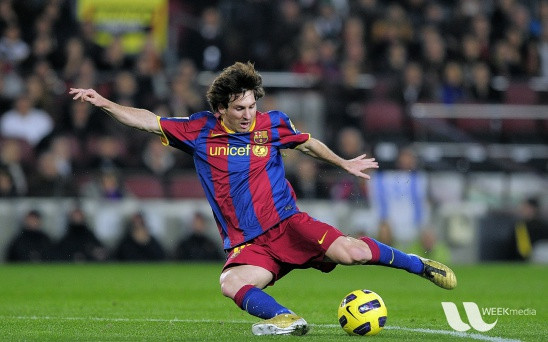
#> input picture Lab5/messi5.jpg, 548 x 342 px, found by its file name
$ jupyter execute pdi26__lab5__funcoes_cores.ipynb
#> lines starting #> are read from the running program, lines starting #| are printed output that depends on the picture; after the words box and inside, x2 and y2 are one past the last pixel; in counts of white or black regions, pixels touching at a corner belong together
# **MCZA018 – Processamento Digital de Imagens**

### **Laboratório 5 – Cores em Imagens e Vídeo**

### Este arquivo fornece códigos de funções úteis e necessárias para executar os roteiros das **(3) Atividades Práticas Experimentais** do Lab.5 - Cores em Imagens e Video, fornecido no arquivo pdi26__Lab5_img_colors_.pdf.

### 2. Pré-requisitos

* Python 3.x, NumPy, OpenCV e Matplotlib.
* Imagens coloridas `.png` ou `.jpg` de alta qualidade.

---

### 3. Atividades Práticas Experimentais

### 3.1. Correção de Ponto Branco (White Point Correction - 4.1.11)

A correção de ponto branco ajusta a iluminação para que objetos brancos pareçam brancos sob diferentes fontes de luz. Usaremos a transformação de von Kries:
$C_{new} = C_{old} \cdot (W_{target} / W_{source})$.

[cell 1]
import cv2
import numpy as np
import matplotlib.pyplot as plt

def white_point_correction(img, sourcewp, targetwp):
    # img escala [0, 1]
    corrected = img * (targetwp / sourcewp)
    return np.clip(corrected, 0, 1)

[cell 2]
from google.colab import drive
drive.mount('/content/drive', force_remount=True)

[cell 3]
# Exemplo: Corrigindo de uma luz quente (amarelada) para D65 (luz do dia)
img = cv2.imread('/content/drive/MyDrive/PDI-2026/Lab5/messi5.jpg')
#> img is the input picture: shape (342, 548, 3); mean B, G, R 72.4, 86, 82.2
img_rgb = cv2.cvtColor(img, cv2.COLOR_BGR2RGB) /255.0
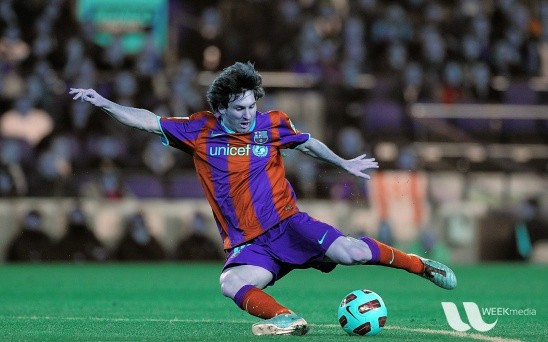
#> img_rgb: shape (342, 548, 3) float64; mean B, G, R 0.322, 0.337, 0.284

# Simplificação: canais R, G, B
source_wp = np.array([0.8, 0.8, 0.5])
target_wp = np.array([1.0, 1.0, 1.0])
corrected_img = white_point_correction(img_rgb, source_wp, target_wp)
#> in white_point_correction, `corrected = img * (targetwp / sourcewp)`:
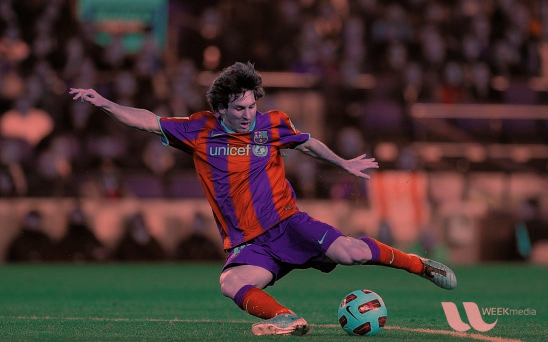
#> corrected: shape (342, 548, 3) float64; mean B, G, R 0.403, 0.422, 0.568; drawn with min black and max white
#> in white_point_correction, `return np.clip(corrected, 0, 1)`:
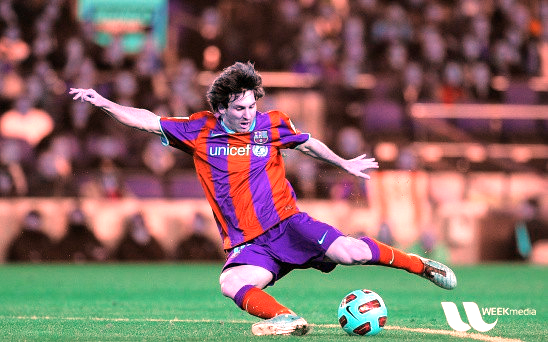
#> returned value: shape (342, 548, 3) float64; mean of channels 0, 1, 2 0.401, 0.42, 0.527; drawn as B, G, R

# Mostra a imagem corrigida
plt.figure(figsize=(15, 8))

plt.subplot(1, 2, 1) # 1 row, 2 columns, first plot
plt.imshow(img_rgb) # Display the original image (normalized)
plt.title('Imagem Original RGB')
plt.axis('off')

plt.subplot(1, 2, 2) # 1 row, 2 columns, second plot
plt.imshow(corrected_img)
plt.title('Imagem Corrigida (White Point)')
plt.axis('off')

plt.show()
#> figure, not shown here; B, G, R data is drawn as R, G, B
#> `img_xyz = cv2.cvtColor(img_rgb_float32, cv2.COLOR_RGB2XYZ)`: img_xyz: shape (342, 548, 3) float32; mean of channels 0, 1, 2 0.305, 0.33, 0.316

### 3.2. Transformação XYZ para RGB e Correção Gama (4.1.12 e 4.1.13)

O espaço $XYZ$ é independente de dispositivo, mas para exibição em monitores, precisamos converter para $RGB$ e aplicar a lei de potência (Gama).

[cell 4]
def xyz_to_rgb_gamma(xyz_img):
    # Matriz de conversão linear XYZ para RGB (exemplo para D65)
    matrix = np.array([[3.2406, -1.5372, -0.4986],
                       [-0.9689, 1.8758, 0.0415],
                       [0.0557, -0.2040, 1.0570]])

    rgb_linear = xyz_img @ matrix.T
#> rgb_linear: shape (342, 548, 3) float64; mean of channels 0, 1, 2 0.322, 0.337, 0.284
    rgb_linear = np.clip(rgb_linear, 0, 1)
#> rgb_linear: shape (342, 548, 3) float64; mean of channels 0, 1, 2 0.322, 0.337, 0.284

    # Correção Gama (4.1.13): sRGB standard
    # Aproximação: C = 1.055 * L^(1/2.4) - 0.055
    gamma_corrected = np.where(rgb_linear <= 0.0031308,
                               12.92 * rgb_linear,
                               1.055 * np.power(rgb_linear, 1/2.4) - 0.055)
#> gamma_corrected: shape (342, 548, 3) float64; mean of channels 0, 1, 2 0.571, 0.581, 0.541
    return gamma_corrected

[cell 5]
# APLICANDO A CORREÇÃO GAMA EM UMA IMAGEM

# É necessário ter a imagem RGB no formato correto para a conversão.
# Como `img_rgb` foi obtida de `cv2.cvtColor(img_bgr, cv2.COLOR_BGR2RGB) / 255.0`,
# ela já está no formato RGB e normalizada.
# A função cvtColor do OpenCV, que converte de RGB para XYZ,
# espera valores float32 e valores entre 0 e 1 para tipos CV_32F.

img_rgb_float32 = img_rgb.astype(np.float32)
img_xyz = cv2.cvtColor(img_rgb_float32, cv2.COLOR_RGB2XYZ)

# Aplicando a funcao xyz_to_rgb_gamma :
gamma_corrected_xyz_to_rgb = xyz_to_rgb_gamma(img_xyz)

plt.figure(figsize=(15, 8))

plt.subplot(1, 2, 1)
plt.imshow(img_rgb)
plt.title('Imagem Original RGB')
plt.axis('off')

plt.subplot(1, 2, 2)
plt.imshow(gamma_corrected_xyz_to_rgb)
plt.title('Imagem apos XYZ to RGB com a Correção Gama')
plt.axis('off')

plt.show()
#> figure, not shown here; B, G, R data is drawn as R, G, B

### 3.3. O Modelo CIELAB ($L^*a^*b^*$) (4.1.14)

Este modelo é projetado para ser perceptualmente uniforme. $L^*$ representa a luminosidade, enquanto $a^*$ e $b^*$ são as dimensões de oponência de cor.

* **Tarefa:** Utilize `cv2.cvtColor(img, cv2.COLOR_BGR2Lab)` e visualize os canais separadamente para identificar como a informação de brilho é isolada da cor.

### 3.4. Cores Dependentes de Câmera: HSV e sRGB (4.2.3)

O $HSV$ (Hue, Saturation, Value) é uma transformação não linear do $RGB$ que facilita a segmentação de objetos por cor, independente da intensidade luminosa.

Diferente do RGB, onde uma cor "azul" pode ter valores muito diferentes dependendo do brilho, no HSV o azul está concentrado em uma faixa específica do canal **H** (Hue).

[cell 6]
# Segmentação simples usando HSV
# Observe a geração da máscara azul com a função inRange()

hsv = cv2.cvtColor((img*255).astype(np.uint8), cv2.COLOR_RGB2HSV)
#> hsv: shape (342, 548, 3); mean H, S, V 96, 54.2, 194.6
lower_blue = np.array([100, 50, 50])
upper_blue = np.array([130, 255, 255])
mask = cv2.inRange(hsv, lower_blue, upper_blue)
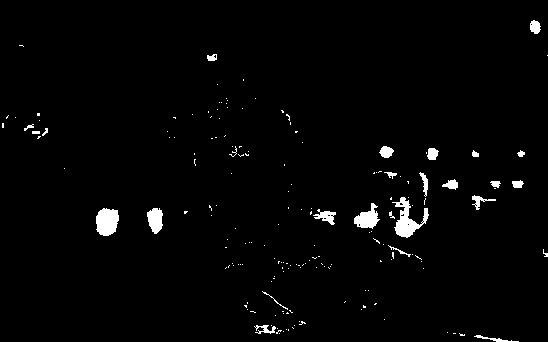
#> mask: shape (342, 548); 2% white; 176 white regions (150 under 20 px), largest, box (x1, y1, x2, y2) and area: (392, 197, 429, 238) 600, (96, 208, 119, 236) 515, (354, 203, 380, 229) 366

**Exemplo prático de segmentação pela cor no Espaço HSV**

Execute o exemplo abaixo para a cor VERDE.

[cell 7]
def segmentar_por_cor(img_bgr):
    # 1. Converter para HSV
    hsv = cv2.cvtColor(img_bgr, cv2.COLOR_BGR2HSV)
#> hsv: shape (342, 548, 3); mean H, S, V 82.9, 87.9, 100.4

    # 2. Definir o intervalo da cor desejada (Exemplo: Verde)
    # No OpenCV: H vai de 0 a 179, S e V de 0 a 255
    verde_baixo = np.array([35, 50, 50])
    verde_alto = np.array([85, 255, 255])

    # 3. Criar uma máscara binária
    mask = cv2.inRange(hsv, verde_baixo, verde_alto)
#> mask: shape (342, 548); 20.2% white; 62 white regions (53 under 20 px), largest, box (x1, y1, x2, y2) and area: (0, 240, 548, 342) 36869, (96, 16, 148, 27) 300, (92, 30, 114, 48) 169

    # 4. Aplicar a máscara na imagem original
    resultado = cv2.bitwise_and(img_bgr, img_bgr, mask=mask)

    return mask, resultado

[cell 8]
# Apresentação das etapas
# Obs. assumindo que a imagem 'img_bgr' já foi previamente gerada:
if 'img' in locals() and img is not None:
    mask_hsv, segmented_object_hsv = segmentar_por_cor(img)

    plt.figure(figsize=(15, 5))

    plt.subplot(1, 3, 1)
    plt.imshow(cv2.cvtColor(img, cv2.COLOR_BGR2RGB))
    plt.title('Imagem Original')
    plt.axis('off')

    plt.subplot(1, 3, 2)
    plt.imshow(mask_hsv, cmap='gray')
    plt.title('HSV Mask (Green)')
    plt.axis('off')

    plt.subplot(1, 3, 3)
    plt.imshow(cv2.cvtColor(segmented_object_hsv, cv2.COLOR_BGR2RGB))
    plt.title('Objecto Segmentado (HSV)')
    plt.axis('off')

    plt.show()
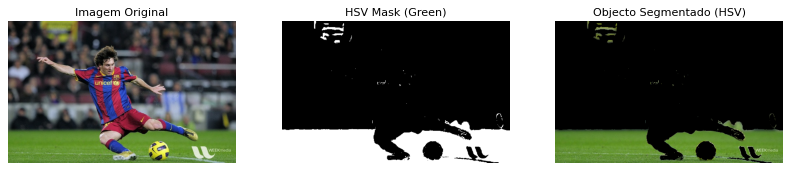
#> figure drawn by matplotlib, 3 panels
else:
    print("Error: 'img_bgr' is not defined. Please ensure the image is loaded first.")

### 3.5. Modelo $YCbCr$ (4.3.4)

Essencial para compressão de vídeo (MPEG, JPEG). Ele separa a Luminância ($Y$) da Crominância ($Cb$ e $Cr$).

A transformação padrão (BT.601) segue:

$$Y = 0.299R + 0.587G + 0.114B$$

$$Cb = 0.564(B - Y)$$

$$Cr = 0.713(R - Y)$$

[cell 9]
def rgb_to_ycbcr(rgb_img):
    # Coeficientes do livro (Seção 4.3.4)
    transform_mat = np.array([[0.299, 0.587, 0.114],
                              [-0.1687, -0.3313, 0.5],
                              [0.5, -0.4187, -0.0813]])
    # Ajuste de offset para Cb e Cr (normalmente 128 em 8 bits)
    ycbcr = rgb_img @ transform_mat.T
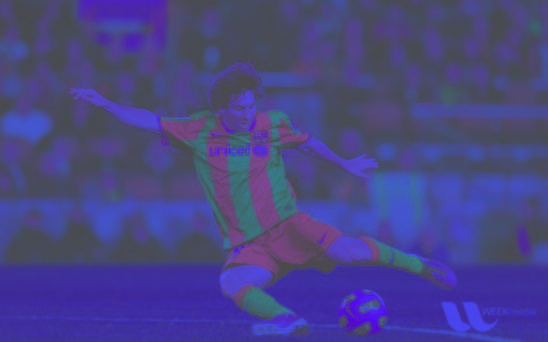
#> ycbcr: shape (342, 548, 3) float64; mean B, G, R 0.327, -0.0242, -0.00326; drawn with min black and max white
    ycbcr[:,:,1:] += 0.5
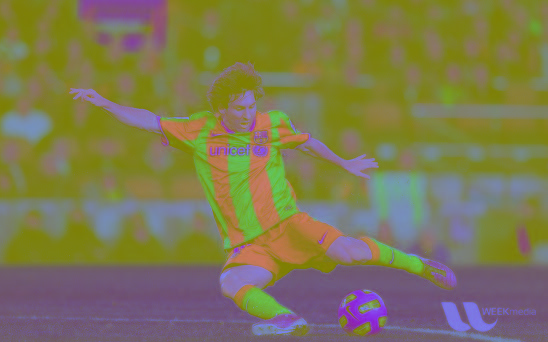
#> ycbcr: shape (342, 548, 3) float64; mean B, G, R 0.327, 0.476, 0.497
    return np.clip(ycbcr, 0, 1)

[cell 10]
# Apresentação dos canais Y, Cb, Cr:
# Obs. assumindo que a imagem 'img_rgb' já foi previamente gerada:
if 'img_rgb' in locals() and img_rgb is not None:
    # Aplicar a função rgb_to_ycbcr
    ycbcr_img = rgb_to_ycbcr(img_rgb)

    # Separar os canais Y, Cb e Cr
    Y_channel = ycbcr_img[:, :, 0]
    Cb_channel = ycbcr_img[:, :, 1]
    Cr_channel = ycbcr_img[:, :, 2]

    # Plotar a imagem original e os canais separados
    plt.figure(figsize=(18, 5))

    plt.subplot(1, 4, 1)
    plt.imshow(img_rgb)
    plt.title('Imagem RGB Original')
    plt.axis('off')

    plt.subplot(1, 4, 2)
    plt.imshow(Y_channel, cmap='gray')
    plt.title('Y Channel (Luminancia)')
    plt.axis('off')

    plt.subplot(1, 4, 3)
    plt.imshow(Cb_channel, cmap='RdBu') # Red-Blue para Cb
    plt.title('Cb Crominancia (Blue-Yellow)')
    plt.axis('off')

    plt.subplot(1, 4, 4)
    plt.imshow(Cr_channel, cmap='PiYG') # Pink-Yellow-Green para Cr
    plt.title('Cr Crominancia (Red-Green)')
    plt.axis('off')

    plt.show()
#> figure, not shown here; B, G, R data is drawn as R, G, B
else:
    print("Erro: 'img_rgb' não está definida. Por favor, carregue a imagem RGB primeiro.")

### Visualização de Decomposição de Cores dos canais **$L^*a^*b^*$** e **$YCbCr$**

[cell 11]
import cv2
import numpy as np
import matplotlib.pyplot as plt

def plot_color_decomposition(img_path):
    # Carregar imagem original (BGR) e converter para RGB para o Matplotlib
#> called with img_path = 'messi5.jpg'
    bgr = cv2.imread(img_path)
    if bgr is None:
        print("Erro ao carregar a imagem.")
        return
    rgb = cv2.cvtColor(bgr, cv2.COLOR_BGR2RGB)

    # 1. Transformação para LAB (Seção 4.1.14)
    lab = cv2.cvtColor(bgr, cv2.COLOR_BGR2Lab)
#> lab: shape (342, 548, 3); mean of channels 0, 1, 2 91, 125.6, 135
    l_chan, a_chan, b_chan = cv2.split(lab)
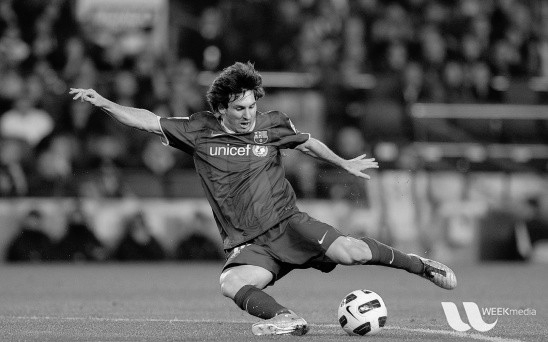
#> l_chan: shape (342, 548); min 0, max 254, mean 91
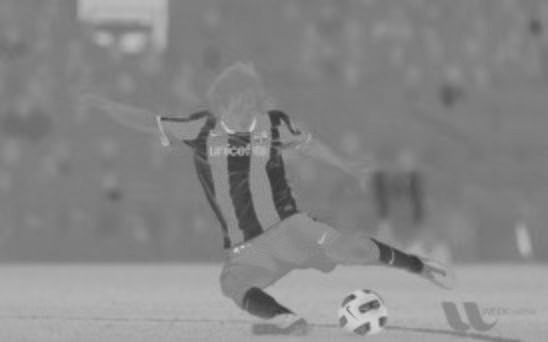
#> b_chan: shape (342, 548); min 53, max 212, mean 135

    # 2. Transformação para YCbCr (Seção 4.3.4)
    ycbcr = cv2.cvtColor(bgr, cv2.COLOR_BGR2YCrCb) # OpenCV usa YCrCb por padrão
#> ycbcr: shape (342, 548, 3); mean of channels 0, 1, 2 83.3, 127.2, 121.8
    y_chan, cr_chan, cb_chan = cv2.split(ycbcr)

    # Configuração do Plot
    fig, axes = plt.subplots(3, 3, figsize=(15, 12))
    plt.subplots_adjust(wspace=0.3, hspace=0.3)

    # Linha 1: Original e Espaço LAB
    axes[0, 0].imshow(rgb)
    axes[0, 0].set_title("Original (RGB)")
    axes[0, 1].imshow(l_chan, cmap='gray')
    axes[0, 1].set_title("LAB: Canal L* (Luminosidade)")
    axes[0, 2].imshow(a_chan, cmap='RdYlGn_r') # Red-Green para o eixo 'a'
    axes[0, 2].set_title("LAB: Canal a* (Verde-Vermelho)")

    # Linha 2: Continuação LAB e Espaço YCbCr
    axes[1, 0].imshow(b_chan, cmap='YlGnBu_r') # Yellow-Blue para o eixo 'b'
    axes[1, 0].set_title("LAB: Canal b* (Azul-Amarelo)")
    axes[1, 1].imshow(y_chan, cmap='gray')
    axes[1, 1].set_title("YCbCr: Canal Y (Luma)")
    axes[1, 2].imshow(cb_chan, cmap='jet')
    axes[1, 2].set_title("YCbCr: Canal Cb (Crominância Azul)")

    # Linha 3: Canal Cr e histogramas para análise
    axes[2, 0].imshow(cr_chan, cmap='jet')
    axes[2, 0].set_title("YCbCr: Canal Cr (Crominância Vermelha)")

    # Histograma de Luminância para comparar L* vs Y
    axes[2, 1].hist(l_chan.ravel(), bins=256, color='black', alpha=0.5, label='L*')
    axes[2, 1].hist(y_chan.ravel(), bins=256, color='blue', alpha=0.3, label='Y')
    axes[2, 1].set_title("Histograma: L* (LAB) vs Y (YCbCr)")
    axes[2, 1].legend()

    # Desativar eixos para as imagens
    for i in range(3):
        for j in range(3):
            if not (i == 2 and j == 1):
                axes[i, j].axis('off')

    plt.show()
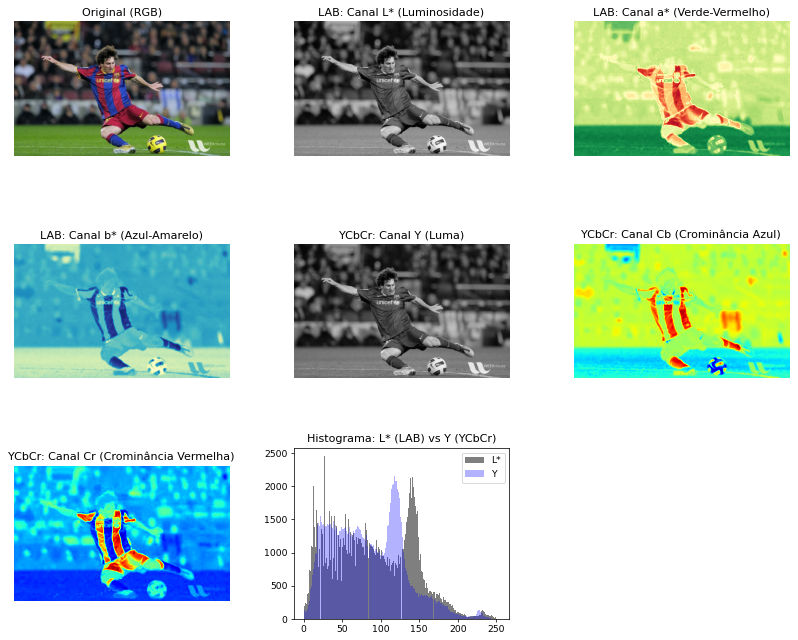
#> figure drawn by matplotlib, 8 panels; panel 8: tallest bar 2456 high, from x = 26.79 to 27.78; panel 8: tallest bar 2224 high, from x = 116.6 to 117.6

$ run again, with Lab5/foto1.jpg copied over Lab5/messi5.jpg
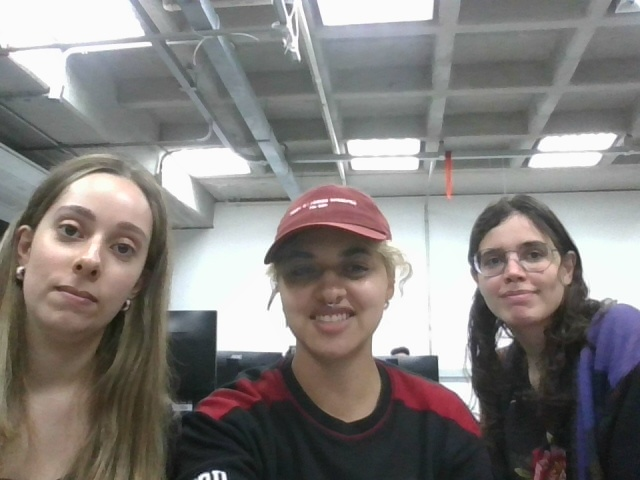
#> input picture Lab5/foto1.jpg, 640 x 480 px, found by its file name
#> img is the input picture: shape (480, 640, 3); mean B, G, R 124.4, 126.6, 130.5
#> img_xyz: shape (480, 640, 3) float32; mean of channels 0, 1, 2 0.477, 0.499, 0.533
#> gamma_corrected: shape (480, 640, 3) float64; mean of channels 0, 1, 2 0.714, 0.703, 0.696
#> `mask = cv2.inRange(hsv, lower_blue, upper_blue)`:
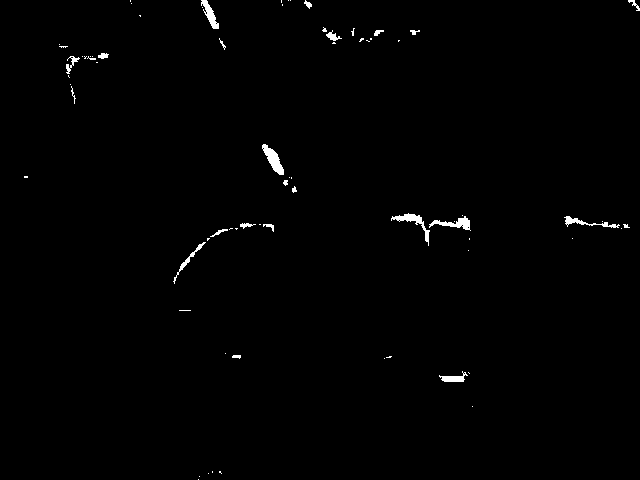
#> mask: shape (480, 640); 0.75% white; 73 white regions (51 under 20 px), largest, box (x1, y1, x2, y2) and area: (262, 144, 284, 175) 299, (391, 213, 430, 246) 264, (429, 216, 471, 231) 242
#> lab: shape (480, 640, 3); mean of channels 0, 1, 2 133.2, 129.4, 129.9
#> in plot_color_decomposition, `l_chan, a_chan, b_chan = cv2.split(lab)`:
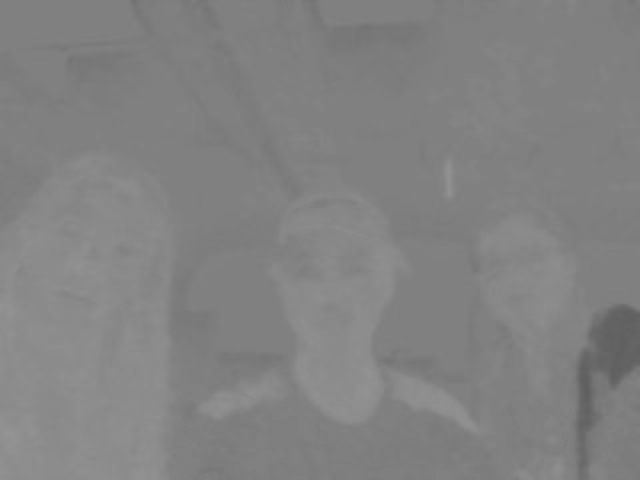
#> b_chan: shape (480, 640); min 95, max 149, mean 129.9
